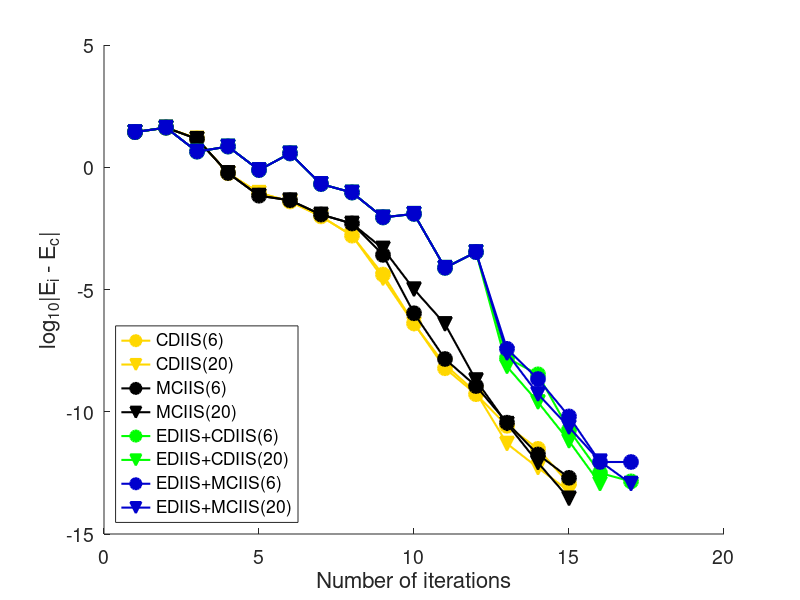

Write MATLAB code to recreate this figure.
% SCF Done:  E(RB+HF-V5LYP) =  -153.741617377     A.U. after   16 cycles

load aldeOut.mat;

maxSCFIter = 200;
ener = output.ener;
iter = output.iter;
energySet = output.energySet;

yellow = [255 215 0] ./ 255;
darkBlue = [0 0 205] ./ 255;

% shapes = {'s', 'o', 'v', '^', 'd', 'h', '<', '>'};
shapes = {'o', 'v', 'o', 'v', 'o', 'v', 'o', 'v'};
colors = {yellow, yellow, 'k', 'k', 'g', 'g', darkBlue, darkBlue};

for iType = 1:length(ener)
    fprintf('%0.8f  %d \n', ener{iType}, iter{iType});
end

energyArray = [ener{:}];
iterArray = [iter{:}];
minEnergy = min(energyArray(iterArray~=maxSCFIter));

hFig = figure();
set(hFig, 'Position', [10 10 800 600])
hold();
for iType = 1:length(ener)
    errorArray = log10(abs(energySet{iType} - minEnergy));
    errorArray(errorArray == -inf) = min(errorArray(errorArray ~= -inf));
    plot(1:length(energySet{iType}), errorArray, ...
        'LineWidth', 1.5, ...
        'Color', colors{iType}, ...
        'Marker', shapes{iType}, ...
        'MarkerFaceColor', colors{iType}, ...
        'MarkerSize', 10);
end

set(gca,'FontSize', 14)

xlabel('Number of iterations', 'FontSize', 16);
ylabel('log_{10}|E_i - E_c|', 'FontSize', 16);
legend('CDIIS(6)', 'CDIIS(20)', 'MCIIS(6)', 'MCIIS(20)', 'EDIIS+CDIIS(6)', 'EDIIS+CDIIS(20)', 'EDIIS+MCIIS(6)', 'EDIIS+MCIIS(20)', ...
    'Location', 'SouthWest');

outputFileName = './graphs/alde.pdf';
print(outputFileName, '-dpdf')


